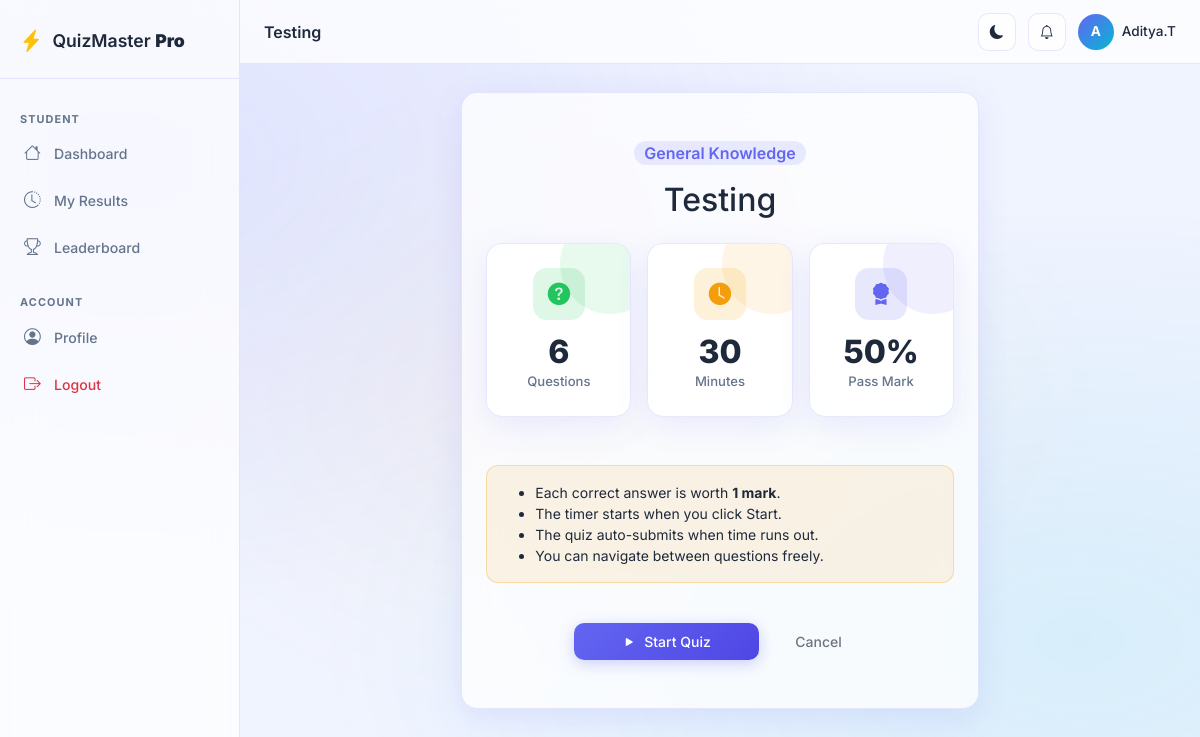
/student/quiz/1/start (signed in), run on the app's committed database.
### app/models/quiz.py (models this page shows, shortened)
class Quiz(db.Model):
    __tablename__ = 'quizzes'
    id = db.Column(db.Integer, primary_key=True)
    title = db.Column(db.String(200), nullable=False)
    description = db.Column(db.Text, nullable=True)
    category_id = db.Column(db.Integer, db.ForeignKey('categories.id'), nullable=False)
    num_questions = db.Column(db.Integer, nullable=False, default=10)
    time_limit = db.Column(db.Integer, nullable=False, default=30)  # minutes
    is_published = db.Column(db.Boolean, default=False)
    pass_percentage = db.Column(db.Float, default=50.0)
    created_by = db.Column(db.Integer, db.ForeignKey('users.id'), nullable=False)
    created_at = db.Column(db.DateTime, default=datetime.utcnow)
    updated_at = db.Column(db.DateTime, default=datetime.utcnow, onupdate=datetime.utcnow)
    quiz_questions = db.relationship('QuizQuestion', backref='quiz', lazy='dynamic', cascade='all, delete-orphan')
    results = db.relationship('Result', backref='quiz', lazy='dynamic', cascade='all, delete-orphan')
    creator = db.relationship('User', foreign_keys=[created_by])
    def get_questions(self):
        return [qq.question for qq in self.quiz_questions.order_by(QuizQuestion.order).all()]

### app/models/user.py (models this page shows, shortened)
class User(UserMixin, db.Model):
    __tablename__ = 'users'
    id = db.Column(db.Integer, primary_key=True)
    username = db.Column(db.String(80), unique=True, nullable=False, index=True)
    email = db.Column(db.String(120), unique=True, nullable=False, index=True)
    password_hash = db.Column(db.String(255), nullable=False)
    role = db.Column(db.String(20), nullable=False, default='student')  # 'admin' or 'student'
    full_name = db.Column(db.String(150), nullable=True)
    avatar = db.Column(db.String(255), nullable=True)
    is_active = db.Column(db.Boolean, default=True)
    created_at = db.Column(db.DateTime, default=datetime.utcnow)
    last_login = db.Column(db.DateTime, nullable=True)
    results = db.relationship('Result', backref='student', lazy='dynamic', cascade='all, delete-orphan')
    student_answers = db.relationship('StudentAnswer', backref='student', lazy='dynamic', cascade='all, delete-orphan')
    @property
    def is_admin(self):
        return self.role == 'admin'

### app/models/question.py (models this page shows, shortened)
class Category(db.Model):
    __tablename__ = 'categories'
    id = db.Column(db.Integer, primary_key=True)
    name = db.Column(db.String(100), unique=True, nullable=False)
    description = db.Column(db.Text, nullable=True)
    color = db.Column(db.String(7), default='#6366f1')  # hex color
    created_at = db.Column(db.DateTime, default=datetime.utcnow)
    questions = db.relationship('Question', backref='category', lazy='dynamic')
    quizzes = db.relationship('Quiz', backref='category', lazy='dynamic')

### app/routes/student.py (the view)
@student_bp.route('/quiz/<int:quiz_id>/start')
@student_required
def start_quiz(quiz_id):
    quiz = Quiz.query.get_or_404(quiz_id)
    if not quiz.is_published:
        flash('This quiz is not available.', 'danger')
        return redirect(url_for('student.dashboard'))
    questions = quiz.get_questions()
    if not questions:
        flash('This quiz has no questions.', 'danger')
        return redirect(url_for('student.dashboard'))
    session.pop(f'quiz_{quiz_id}_answers', None)
    return render_template('student/quiz_start.html', quiz=quiz, questions=questions)

### app/context_processors.py (called while the page is built)
def inject_notifications():
    if current_user.is_authenticated:
        try:
            from app.services.notification_service import NotificationService
            count = NotificationService.unread_count(current_user.id)
            recent = NotificationService.get_unread(current_user.id, limit=5)
            return {
                'notif_count': count,
                'recent_notifs': recent,
            }
        except Exception:
            pass
    return {'notif_count': 0, 'recent_notifs': []}

def inject_globals():
    from datetime import datetime
    return {
        'app_name': 'QuizMaster Pro',
        'app_version': '1.0',
        'current_year': datetime.utcnow().year,
    }

### app/models/user.py (called while the page is built)
@login_manager.user_loader
def load_user(user_id):
    return User.query.get(int(user_id))

### app/routes/student.py (called while the page is built)
def student_required(f):
    @wraps(f)
    def decorated(*args, **kwargs):
        if not current_user.is_authenticated:
            return redirect(url_for('auth.login'))
        return f(*args, **kwargs)
    return login_required(decorated)

### app/services/notification_service.py (called while the page is built)
    @staticmethod
    def get_unread(user_id: int, limit: int = 10):
        return (Notification.query
                .filter_by(user_id=user_id, is_read=False)
                .order_by(Notification.created_at.desc())
                .limit(limit).all())

    @staticmethod
    def unread_count(user_id: int) -> int:
        return Notification.query.filter_by(user_id=user_id, is_read=False).count()

### app/templates/student/quiz_start.html (shortened to what this page needs)
{% extends "base.html" %}
{% block page_title %}{{ quiz.title }}{% endblock %}
{% block content %}
<div class="row justify-content-center">
  <div class="col-lg-7">
    <div class="glass-card animate-in text-center">
      <div class="card-body py-5">
        <div class="mb-4">
          <span class="badge fs-6 mb-3" style="background:{{ quiz.category.color }}20;color:{{ quiz.category.color }}">
            {{ quiz.category.name }}
          </span>
          <h2 class="fw-800 mb-2">{{ quiz.title }}</h2>
        </div>
        <div class="row g-3 mb-5">
          <div class="col-4">
            <div class="stat-card success text-center">
              <div class="stat-icon success mx-auto"><i class="bi bi-question-circle-fill"></i></div>
              <div class="stat-value">{{ questions|length }}</div>
              <div class="stat-label">Questions</div>
            </div>
          </div>
          <div class="col-4">
            <div class="stat-card warning text-center">
              <div class="stat-icon warning mx-auto"><i class="bi bi-clock-fill"></i></div>
              <div class="stat-value">{{ quiz.time_limit }}</div>
              <div class="stat-label">Minutes</div>
            </div>
          </div>
          <div class="col-4">
            <div class="stat-card primary text-center">
              <div class="stat-icon primary mx-auto"><i class="bi bi-award-fill"></i></div>
              <div class="stat-value">{{ quiz.pass_percentage|int }}%</div>
              <div class="stat-label">Pass Mark</div>
            </div>
          </div>
        </div>
        <div class="alert" style="background:rgba(245,158,11,0.1);border:1px solid rgba(245,158,11,0.3);border-radius:12px;text-align:left">
          <ul class="mb-0 small">
            <li>Each correct answer is worth <strong>1 mark</strong>.</li>
            <li>The timer starts when you click Start.</li>
            <li>The quiz auto-submits when time runs out.</li>
            <li>You can navigate between questions freely.</li>
          </ul>
        </div>
        <a href="{{ url_for('student.take_quiz', quiz_id=quiz.id) }}" class="btn btn-primary btn-lg px-5 mt-4">
          <i class="bi bi-play-fill me-2"></i>Start Quiz
        </a>
        <a href="{{ url_for('student.dashboard') }}" class="btn btn-outline-secondary btn-lg px-4 mt-4 ms-2">Cancel</a>
      </div>
    </div>
  </div>
</div>
{% endblock %}

### app/templates/base.html (shortened to what this page needs)
<!DOCTYPE html>
<html lang="en" data-theme="light">
<head>
  <link rel="stylesheet" href="https://cdnjs.cloudflare.com/ajax/libs/bootstrap/5.3.3/css/bootstrap.min.css"/>
  <link rel="stylesheet" href="https://cdnjs.cloudflare.com/ajax/libs/bootstrap-icons/1.11.3/font/bootstrap-icons.min.css"/>
  <link rel="stylesheet" href="{{ url_for('static', filename='css/main.css') }}"/>
  <link rel="stylesheet" href="{{ url_for('static', filename='css/password_strength.css') }}"/>
</head>
<body>
{% if current_user.is_authenticated %}
<div class="sidebar" id="sidebar">
  <div class="sidebar-brand">
    <i class="bi bi-lightning-charge-fill text-warning"></i>
    <span>QuizMaster <strong>Pro</strong></span>
  </div>
  <nav class="sidebar-nav">
    {% if current_user.is_admin %}
    <div class="nav-section-label">Admin</div>
    <a href="{{ url_for('admin.dashboard') }}" class="nav-link {% if request.endpoint == 'admin.dashboard' %}active{% endif %}"><i class="bi bi-speedometer2"></i><span>Dashboard</span></a>
    <a href="{{ url_for('admin.questions') }}" class="nav-link {% if 'question' in (request.endpoint or '') %}active{% endif %}"><i class="bi bi-question-circle"></i><span>Questions</span></a>
    <a href="{{ url_for('admin.quizzes') }}" class="nav-link {% if request.endpoint in ['admin.quizzes','admin.create_quiz'] %}active{% endif %}"><i class="bi bi-journal-check"></i><span>Quizzes</span></a>
    <a href="{{ url_for('admin.categories') }}" class="nav-link {% if 'categor' in (request.endpoint or '') %}active{% endif %}"><i class="bi bi-tags"></i><span>Categories</span></a>
    <a href="{{ url_for('admin.import_questions') }}" class="nav-link {% if 'import' in (request.endpoint or '') %}active{% endif %}"><i class="bi bi-upload"></i><span>Import</span></a>
    <a href="{{ url_for('admin.students') }}" class="nav-link {% if request.endpoint == 'admin.students' %}active{% endif %}"><i class="bi bi-people"></i><span>Students</span></a>
    <a href="{{ url_for('admin.all_results') }}" class="nav-link {% if request.endpoint in ['admin.all_results','admin.view_result'] %}active{% endif %}"><i class="bi bi-clipboard-data"></i><span>All Results</span></a>
    <a href="{{ url_for('admin.analytics') }}" class="nav-link {% if request.endpoint == 'admin.analytics' %}active{% endif %}"><i class="bi bi-bar-chart-line"></i><span>Analytics</span></a>
    {% else %}
    <div class="nav-section-label">Student</div>
    <a href="{{ url_for('student.dashboard') }}" class="nav-link {% if request.endpoint == 'student.dashboard' %}active{% endif %}"><i class="bi bi-house"></i><span>Dashboard</span></a>
    <a href="{{ url_for('student.history') }}" class="nav-link {% if request.endpoint == 'student.history' %}active{% endif %}"><i class="bi bi-clock-history"></i><span>My Results</span></a>
    <a href="{{ url_for('student.leaderboard') }}" class="nav-link {% if request.endpoint == 'student.leaderboard' %}active{% endif %}"><i class="bi bi-trophy"></i><span>Leaderboard</span></a>
    {% endif %}
    <div class="nav-section-label mt-3">Account</div>
    <a href="{{ url_for('auth.profile') }}" class="nav-link {% if request.endpoint == 'auth.profile' %}active{% endif %}"><i class="bi bi-person-circle"></i><span>Profile</span></a>
    <a href="{{ url_for('auth.logout') }}" class="nav-link text-danger"><i class="bi bi-box-arrow-right"></i><span>Logout</span></a>
  </nav>
</div>
<div class="main-content" id="mainContent">
  <div class="topbar">
    <div class="topbar-title">{% block page_title %}{% endblock %}</div>
    <div class="topbar-right">
      <button class="btn btn-icon" id="darkModeToggle"><i class="bi bi-moon-fill" id="darkModeIcon"></i></button>
      <div class="position-relative" id="notifBellWrap">
        <button class="btn btn-icon" id="notifBell" title="Notifications">
          <i class="bi bi-bell"></i>
        </button>
      </div>
      <div class="user-badge">
        <div class="user-avatar">{{ current_user.full_name[0].upper() if current_user.full_name else current_user.username[0].upper() }}</div>
        <span class="d-none d-md-inline">{{ current_user.full_name or current_user.username }}</span>
      </div>
    </div>
  </div>
  <div class="page-content">
    {% block content %}{% endblock %}
  </div>
</div>
{% endif %}
</body>
</html>

### data on the page
Quiz: title "Testing", time_limit "30", pass_percentage "50"
User: full_name "A", full_name "Aditya.T"
Category: category.name "General Knowledge"

### other printed values
{{ questions|length }} "6"
